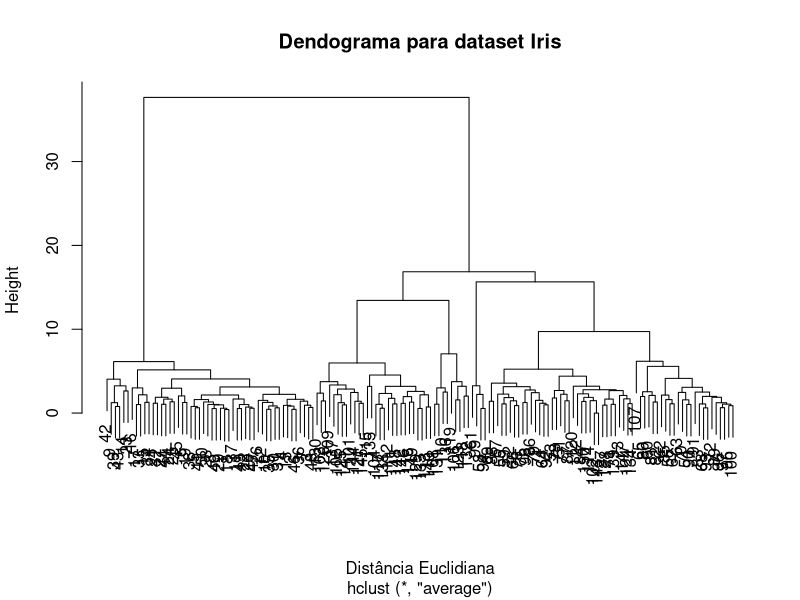
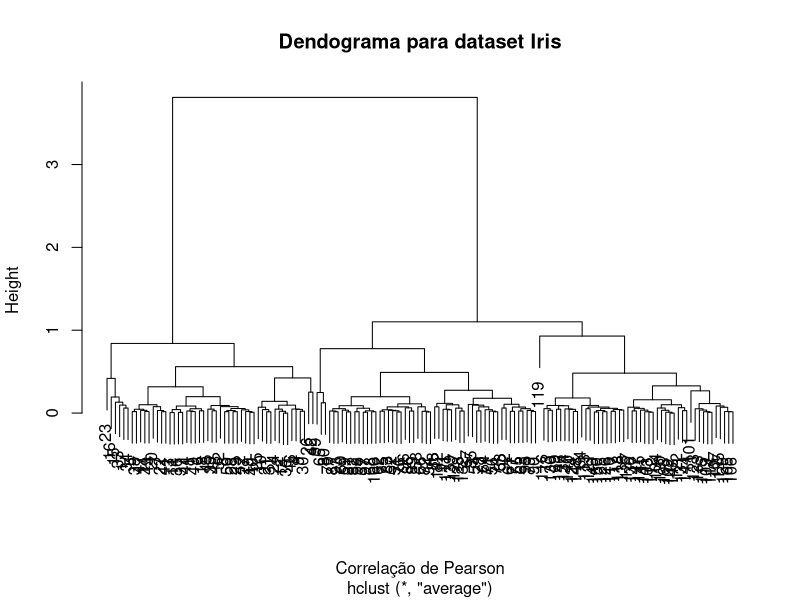

R code for these plots, in order:
irisCopia <- iris

###################Ligação média e Distância Euclidiana#########################
#DISTANCIA
distancia <- dist(irisCopia[,1:4], diag = TRUE, upper = NULL, method = "euclidean")

#DENDOGRAMA
dendrograma <- hclust(dist(distancia), method="average")

plot(dendrograma,main = "Dendograma para dataset Iris" ,xlim = c(1,500),
     xlab="Distância Euclidiana")


###################Ligação média e Correlação de Pearson#########################
#DISTANCIA
distancia <- as.dist(1-cor(t(irisCopia[,1:4]), method="pearson"),diag = TRUE, upper = NULL)
#DENDOGRAMA
dendrograma <- hclust(dist(distancia), method="average")
plot(dendrograma,main = "Dendograma para dataset Iris" ,xlim = c(1,500),
     xlab="Correlação de Pearson")
